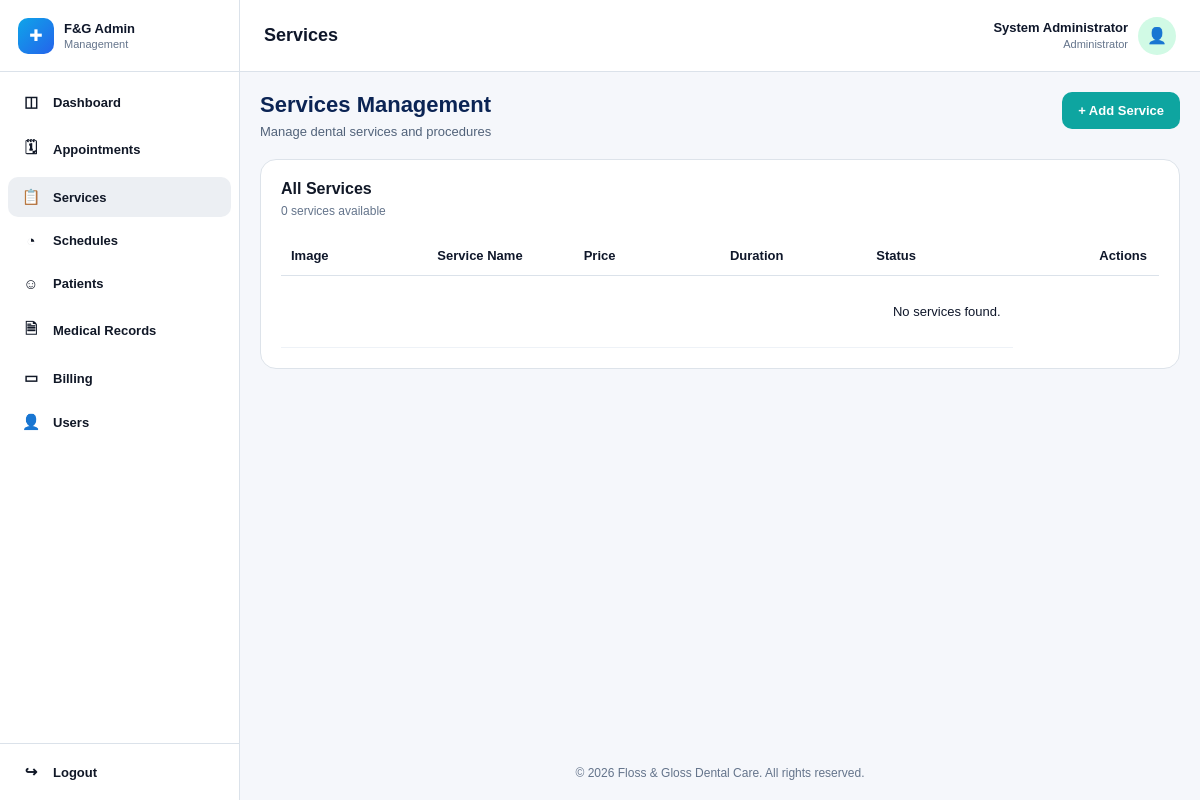
The page /admin/manage-services.php (signed in) on the database as committed earlier.
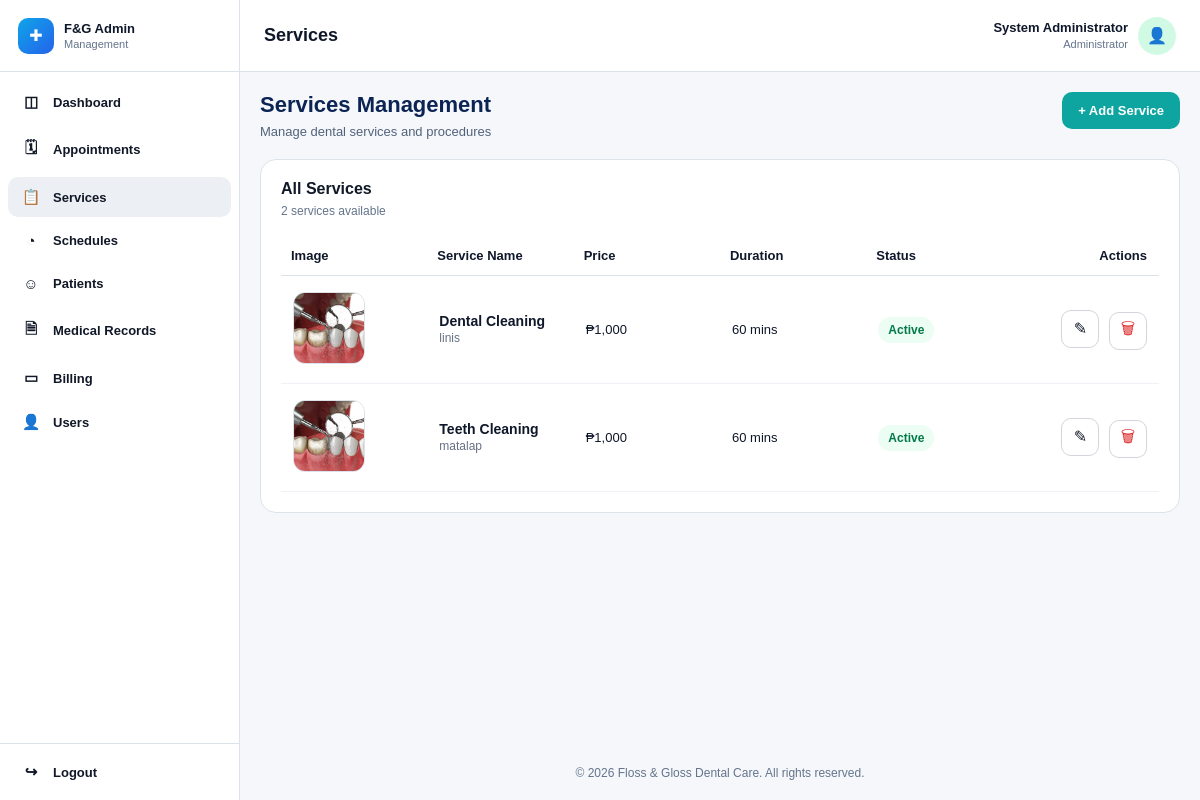
The same page on the database as committed later.
### tables this page shows
CREATE TABLE `staff_profiles` (
  `staff_id` int(11) NOT NULL,
  `user_id` int(11) NOT NULL,
  `first_name` varchar(100) NOT NULL,
  `middle_name` varchar(100) DEFAULT NULL,
  `last_name` varchar(100) NOT NULL,
  `position` varchar(100) DEFAULT NULL,
  `created_by` int(11) DEFAULT NULL,
  `created_at` timestamp NOT NULL DEFAULT current_timestamp(),
  `updated_at` timestamp NOT NULL DEFAULT current_timestamp() ON UPDATE current_timestamp()
);

CREATE TABLE `users` (
  `user_id` int(11) NOT NULL,
  `role` enum('patient','staff','system_admin','dentist') NOT NULL,
  `email` varchar(150) NOT NULL,
  `phone` varchar(20) DEFAULT NULL,
  `password_hash` varchar(255) NOT NULL,
  `account_status` enum('active','inactive','deactivated','suspended') NOT NULL DEFAULT 'active',
  `email_verified` tinyint(1) NOT NULL DEFAULT 0,
  `created_at` timestamp NOT NULL DEFAULT current_timestamp(),
  `updated_at` timestamp NOT NULL DEFAULT current_timestamp() ON UPDATE current_timestamp()
);

CREATE TABLE `services` (
  `service_id` int(11) NOT NULL,
  `service_name` varchar(150) NOT NULL,
  `description` text DEFAULT NULL,
  `image_path` varchar(255) DEFAULT NULL,
  `duration_minutes` int(11) NOT NULL DEFAULT 30,
  `price` decimal(10,2) NOT NULL DEFAULT 0.00,
  `is_active` tinyint(1) NOT NULL DEFAULT 1,
  `created_by` int(11) DEFAULT NULL,
  `created_at` timestamp NOT NULL DEFAULT current_timestamp(),
  `updated_at` timestamp NOT NULL DEFAULT current_timestamp() ON UPDATE current_timestamp()
);

### includes/auth.php (called while the page is built, shortened)
<?php
function currentRole(): string {
    return $_SESSION['role'] ?? '';
}
?>

### admin/manage-services.php (the view, shortened to what this page needs)
<?php
require_once '../config/database.php';
require_once '../includes/auth.php';
$user_id = $_SESSION['user_id'];
$admin_name = "Admin Staff";
$admin_role = "Administrator";
$admin_sql = "
    SELECT u.role, sp.first_name, sp.last_name
    FROM users u
    LEFT JOIN staff_profiles sp ON u.user_id = sp.user_id
    WHERE u.user_id = ?
    LIMIT 1
";
$admin_stmt = mysqli_prepare($conn, $admin_sql);
mysqli_stmt_bind_param($admin_stmt, "i", $user_id);
mysqli_stmt_execute($admin_stmt);
$admin_result = mysqli_stmt_get_result($admin_stmt);
if ($admin_result && mysqli_num_rows($admin_result) > 0) {
    $admin_row = mysqli_fetch_assoc($admin_result);
    $name = trim(($admin_row['first_name'] ?? '') . ' ' . ($admin_row['last_name'] ?? ''));
    if ($name !== '') {
        $admin_name = $name;
    }
    if (($admin_row['role'] ?? '') === 'system_admin') {
        $admin_role = 'Administrator';
    } elseif (($admin_row['role'] ?? '') === 'staff') {
        $admin_role = 'Staff';
    }
}
$services = [];
$services_sql = "
    SELECT service_id, service_name, description, image_path, duration_minutes, price, is_active, created_by, created_at, updated_at
    FROM services
    ORDER BY service_name ASC
";
$services_result = mysqli_query($conn, $services_sql);
if ($services_result) {
    while ($row = mysqli_fetch_assoc($services_result)) {
        $services[] = $row;
    }
}
include("../includes/admin-header.php");
include("../includes/admin-sidebar.php");
?>
<div class="main-area">
    <div class="topbar">
        <h1>Services</h1>
        <div class="admin-user">
            <div class="admin-meta">
                <strong><?php echo htmlspecialchars($admin_name); ?></strong>
                <span><?php echo htmlspecialchars($admin_role); ?></span>
            </div>
            <div class="admin-avatar">👤</div>
        </div>
    </div>
    <div class="content">
        <div class="services-top">
            <div>
                <h2>Services Management</h2>
                <p>Manage dental services and procedures</p>
            </div>
            <button type="button" class="add-btn" onclick="toggleServiceForm()">+ Add Service</button>
        </div>
        <section class="panel">
            <div id="servicesListWrap" class="services-list-wrap">
                <h3 class="section-title">All Services</h3>
                <p class="section-subtitle"><?php echo count($services); ?> services available</p>
                <div class="table-wrap">
                    <table class="services-table">
                        <thead>
                            <tr>
                                <th>Image</th>
                                <th>Service Name</th>
                                <th>Price</th>
                                <th>Duration</th>
                                <th>Status</th>
                                <th>Actions</th>
                            </tr>
                        </thead>
                        <tbody>
                            <?php if (count($services) > 0): ?>
                                <?php foreach ($services as $row): ?>
                                    <tr>
                                        <td>
                                            <?php if (!empty($row['image_path'])): ?>
                                                <img src="<?php echo htmlspecialchars($row['image_path']); ?>" alt="Service Image" class="service-thumb">
                                            <?php else: ?>
                                                <div class="service-thumb service-thumb-placeholder">No Image</div>
                                            <?php endif; ?>
                                        </td>
                                        <td>
                                            <div class="service-name"><?php echo htmlspecialchars($row['service_name']); ?></div>
                                            <div class="service-desc"><?php echo htmlspecialchars($row['description'] ?? 'No description available.'); ?></div>
                                        </td>
                                        <td>₱<?php echo number_format((float)$row['price'], 0); ?></td>
                                        <td><?php echo (int)$row['duration_minutes']; ?> mins</td>
                                        <td>
                                            <span class="status-pill <?php echo ((int)$row['is_active'] === 1) ? 'active' : 'inactive'; ?>">
                                                <?php echo ((int)$row['is_active'] === 1) ? 'Active' : 'Inactive'; ?>
                                            </span>
                                        </td>
                                        <td>
                                            <a href="edit-service.php?service_id=<?php echo (int)$row['service_id']; ?>" class="icon-btn" title="Edit">✎</a>
                                            <a href="../actions/service-actions.php?delete=<?php echo (int)$row['service_id']; ?>" class="icon-btn delete" onclick="return confirm('Delete this service?');" title="Delete">🗑</a>
                                        </td>
                                    </tr>
                                <?php endforeach; ?>
                            <?php else: ?>
                                <tr>
                                    <td colspan="5">No services found.</td>
                                </tr>
                            <?php endif; ?>
                        </tbody>
                    </table>
                </div>
            </div>
        </section>
        <div style="flex: 1;"></div>
        <?php include("../includes/admin-footer.php"); ?>

### includes/admin-header.php (shortened to what this page needs)
<!DOCTYPE html>
<html lang="en">
<head>
</head>
<body>

### includes/admin-sidebar.php (shortened to what this page needs)
<?php
require_once '../includes/auth.php';
$current_page = basename($_SERVER['PHP_SELF']);
$role = currentRole();
?>
<div class="admin-layout">
    <aside class="sidebar">
        <div class="sidebar-top">
            <div class="sidebar-brand">
                <div class="brand-logo">✚</div>
                <div class="brand-text">
                    <h2>F&amp;G Admin</h2>
                    <p>Management</p>
                </div>
            </div>
            <nav class="sidebar-nav">
                <?php if ($role !== 'dentist'): ?>
                    <a href="admin-dashboard.php" class="<?php echo ($current_page === 'admin-dashboard.php') ? 'active' : ''; ?>">
                        <span class="nav-icon">◫</span> Dashboard
                    </a>
                <?php endif; ?>
                <?php if ($role === 'system_admin' || $role === 'staff'): ?>
                    <a href="manage-appointments.php" class="<?php echo ($current_page === 'manage-appointments.php') ? 'active' : ''; ?>">
                        <span class="nav-icon">🗓</span> Appointments
                    </a>
                    <a href="manage-services.php" class="<?php echo ($current_page === 'manage-services.php' || $current_page === 'edit-service.php') ? 'active' : ''; ?>">
                        <span class="nav-icon">📋</span> Services
                    </a>
                    <a href="manage-schedules.php" class="<?php echo ($current_page === 'manage-schedules.php') ? 'active' : ''; ?>">
                        <span class="nav-icon">◔</span> Schedules
                    </a>
                    <a href="manage-patients.php" class="<?php echo ($current_page === 'manage-patients.php') ? 'active' : ''; ?>">
                        <span class="nav-icon">☺</span> Patients
                    </a>
                    <a href="medical-records.php" class="<?php echo ($current_page === 'medical-records.php') ? 'active' : ''; ?>">
                        <span class="nav-icon">🗎</span> Medical Records
                    </a>
                    <a href="manage-billing.php" class="<?php echo ($current_page === 'manage-billing.php') ? 'active' : ''; ?>">
                        <span class="nav-icon">▭</span> Billing
                    </a>
                    <?php if ($role === 'system_admin'): ?>
                        <a href="manage-users.php" class="<?php echo ($current_page === 'manage-users.php') ? 'active' : ''; ?>">
                            <span class="nav-icon">👤</span> Users
                        </a>
                    <?php endif; ?>
                <?php endif; ?>
            </nav>
        </div>
        <div class="sidebar-bottom">
            <a href="../auth/admin-logout.php">
                <span class="nav-icon">↪</span> Logout
            </a>
        </div>
    </aside>

### includes/admin-footer.php
    <div class="site-footer">
        &copy; <?php echo date("Y"); ?> Floss &amp; Gloss Dental Care. All rights reserved.
    </div>
</body>
</html>

### includes/admin-header.php (style rules this page uses)
* { box-sizing: border-box; font-family: Arial, sans-serif; }
html, body { margin: 0; padding: 0; background: #f5f7fb; color: #0f172a; font-size: 14px; }
a { text-decoration: none; color: inherit; }
button, input, select, textarea { font: inherit; }
.site-footer { margin-top: 20px; text-align: center; color: #64748b; font-size: 12px; }

### includes/admin-sidebar.php (style rules this page uses)
.admin-layout { display: flex; min-height: 100vh; width: 100%; }
.sidebar { width: 240px; height: 100vh; position: fixed; top: 0; left: 0; background: #ffffff; border-right: 1px solid #dbe2ea; display: flex; flex-direction: column; justify-content: space-between; z-index: 1000; }
.sidebar-top { display: flex; flex-direction: column; }
.sidebar-brand { display: flex; align-items: center; gap: 10px; min-height: 72px; padding: 0 18px; border-bottom: 1px solid #dbe2ea; }
.brand-logo { width: 36px; height: 36px; border-radius: 10px; background: linear-gradient(135deg, #0ea5e9, #2563eb); display: flex; align-items: center; justify-content: center; color: #fff; font-size: 16px; }
.brand-text h2 { margin: 0; font-size: 13px; font-weight: 700; }
.brand-text p { margin: 2px 0 0; font-size: 11px; color: #64748b; }
.sidebar-nav { padding: 10px 8px; display: flex; flex-direction: column; gap: 4px; }
.sidebar-nav a, .sidebar-bottom a { display: flex; align-items: center; gap: 12px; padding: 11px 13px; border-radius: 10px; color: #111827; font-size: 13px; font-weight: 600; text-decoration: none; }
.sidebar-nav a.active { background: #eceff3; }
.nav-icon { width: 20px; text-align: center; font-size: 15px; }
.sidebar-bottom { padding: 8px; border-top: 1px solid #dbe2ea; background: #fff; }
.main-area { flex: 1; min-width: 0; margin-left: 240px; min-height: 100vh; display: flex; flex-direction: column; }

Rows that differ between the two databases and show on the page:
added services: image_path (picture), service_name "Dental Cleaning", description "linis", price "1,000", duration_minutes "60", is_active "Active"
added services: image_path (picture), service_name "Teeth Cleaning", description "matalap", price "1,000", duration_minutes "60", is_active "Active"
Other text that changed with them:
count($services): "0" → "2"
text no longer shown: "No services found."
